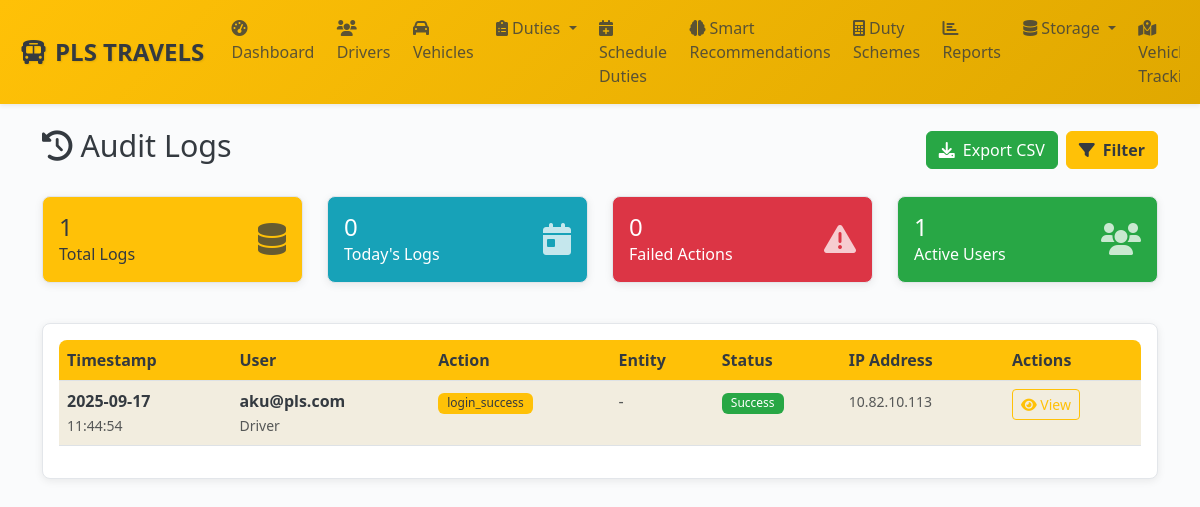
Page /admin/audit-logs (signed in) on the earlier database version.
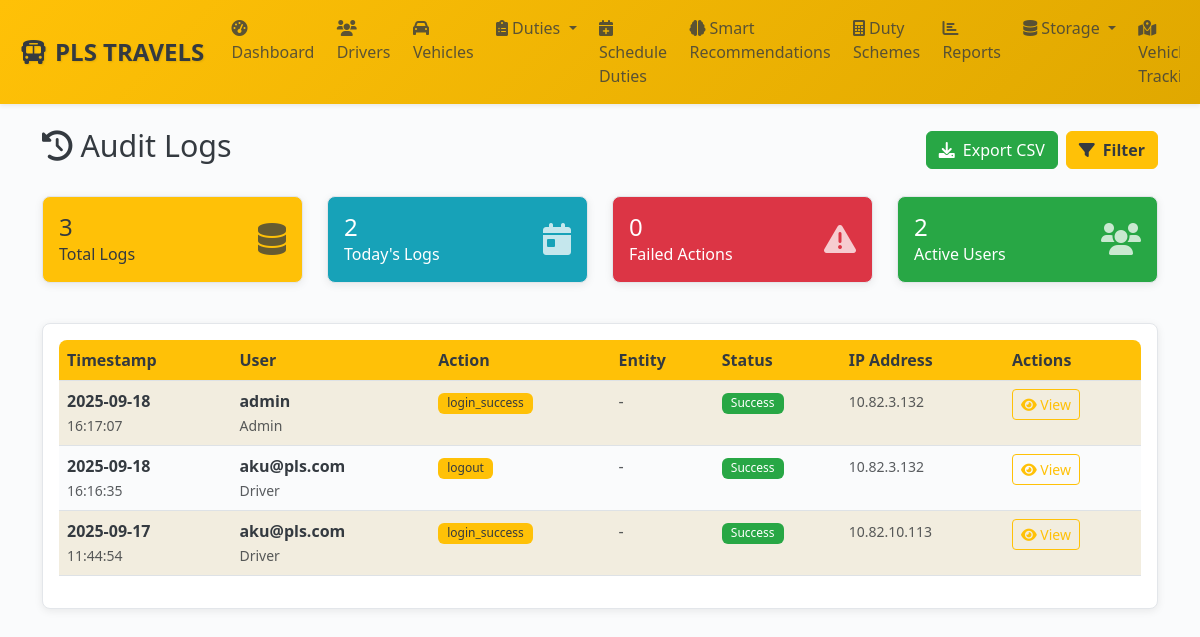
Same page on the later database version.
### models.py (models this page shows, shortened)
class AuditLog(db.Model):
    __tablename__ = 'audit_logs'
    id = db.Column(db.Integer, primary_key=True)
    user_id = db.Column(db.Integer, db.ForeignKey('users.id'), nullable=False, index=True)
    session_id = db.Column(db.String(100))
    action = db.Column(db.String(100), nullable=False, index=True)
    entity_type = db.Column(db.String(50), index=True)
    entity_id = db.Column(db.Integer)
    entity_uuid = db.Column(db.String(36))
    old_values = db.Column(db.Text)  # JSON
    new_values = db.Column(db.Text)  # JSON
    changed_fields = db.Column(db.Text)  # JSON array
    ip_address = db.Column(db.String(45))
    user_agent = db.Column(db.String(500))
    request_url = db.Column(db.String(500))
    request_method = db.Column(db.String(10))
    success = db.Column(db.Boolean, default=True)
    error_message = db.Column(db.Text)
    execution_time = db.Column(db.Float)  # milliseconds
    created_at = db.Column(db.DateTime, default=get_ist_time_naive, index=True)
    user = db.relationship('User', backref='audit_logs')
    __table_args__ = (
        Index('idx_audit_date_user', 'created_at', 'user_id'),
        Index('idx_audit_entity', 'entity_type', 'entity_id'),
    )

class User(UserMixin, db.Model):
    __tablename__ = 'users'
    id = db.Column(db.Integer, primary_key=True)
    uuid = db.Column(db.String(36), unique=True, nullable=False, default=lambda: str(uuid.uuid4()))
    username = db.Column(db.String(64), unique=True, nullable=False, index=True)
    email = db.Column(db.String(120), unique=True, nullable=False, index=True)
    password_hash = db.Column(db.String(256), nullable=False)
    role = db.Column(db.Enum(UserRole), nullable=False, default=UserRole.DRIVER, index=True)
    status = db.Column(db.Enum(UserStatus), nullable=False, default=UserStatus.ACTIVE, index=True)
    first_name = db.Column(db.String(50))
    last_name = db.Column(db.String(50))
    phone = db.Column(db.String(20), unique=True, index=True)
    whatsapp_number = db.Column(db.String(20), index=True)  # Dedicated WhatsApp number
    profile_picture = db.Column(db.String(255))
    last_login = db.Column(db.DateTime)
    login_count = db.Column(db.Integer, default=0)
    failed_login_attempts = db.Column(db.Integer, default=0)
    password_changed_at = db.Column(db.DateTime, default=get_ist_time_naive)
    two_factor_enabled = db.Column(db.Boolean, default=False)
    reset_token = db.Column(db.String(6))
    reset_token_expiry = db.Column(db.DateTime)
    last_latitude = db.Column(db.Float)
    last_longitude = db.Column(db.Float)
    last_location_update = db.Column(db.DateTime)
    fcm_token = db.Column(db.String(512))  # FCM tokens can be quite long
    fcm_token_updated = db.Column(db.DateTime)
    created_at = db.Column(db.DateTime, default=get_ist_time_naive, nullable=False)
    updated_at = db.Column(db.DateTime, default=get_ist_time_naive, onupdate=get_ist_time_naive)
    created_by = db.Column(db.Integer, db.ForeignKey('users.id'))
    driver_profile = db.relationship('Driver', foreign_keys='Driver.user_id', backref='user', uselist=False, cascade='all, delete-orphan')
    managed_branches = db.relationship('Branch',
                                     secondary=manager_branches,
                                     primaryjoin='User.id == manager_branches.c.manager_id',
                                     secondaryjoin='Branch.id == manager_branches.c.branch_id',
                                     backref='managers')

### admin_routes.py (the view, shortened to what this page needs)
@admin_bp.route('/audit-logs')
@login_required
@admin_required
def audit_logs():
    page = request.args.get('page', 1, type=int)
    per_page = request.args.get('per_page', 50, type=int)
    user_filter = request.args.get('user', '', type=int)
    action_filter = request.args.get('action', '')
    entity_type_filter = request.args.get('entity_type', '')
    date_from = request.args.get('date_from', '')
    date_to = request.args.get('date_to', '')
    search_term = request.args.get('search', '')
    success_filter = request.args.get('success', '')
    query = AuditLog.query.join(User, AuditLog.user_id == User.id)
    if user_filter:
        query = query.filter(AuditLog.user_id == user_filter)
    if action_filter:
        query = query.filter(AuditLog.action.ilike(f'%{action_filter}%'))
    if entity_type_filter:
        query = query.filter(AuditLog.entity_type == entity_type_filter)
    if date_from:
        try:
            from_date = datetime.strptime(date_from, '%Y-%m-%d')
            query = query.filter(AuditLog.created_at >= from_date)
        except ValueError:
            pass
    if success_filter:
        success_bool = success_filter.lower() == 'true'
        query = query.filter(AuditLog.success == success_bool)
    audit_logs = query.order_by(desc(AuditLog.created_at)).paginate(
        page=page, per_page=per_page, error_out=False
    )
    users = User.query.filter(User.role.in_([UserRole.ADMIN, UserRole.MANAGER])).all()
    actions = db.session.query(AuditLog.action).distinct().order_by(AuditLog.action).all()
    entity_types = db.session.query(AuditLog.entity_type).distinct().filter(
        AuditLog.entity_type.isnot(None)
    ).order_by(AuditLog.entity_type).all()
    stats = {
        'total_logs': AuditLog.query.count(),
        'today_logs': AuditLog.query.filter(
            AuditLog.created_at >= datetime.now().date()
        ).count(),
        'failed_actions': AuditLog.query.filter(AuditLog.success == False).count(),
        'unique_users': db.session.query(AuditLog.user_id).distinct().count()
    }
    return render_template('admin/audit_logs.html',
                         audit_logs=audit_logs,
                         users=users,
                         actions=[a[0] for a in actions],
                         entity_types=[e[0] for e in entity_types],
                         user_filter=user_filter,
                         action_filter=action_filter,
                         entity_type_filter=entity_type_filter,
                         date_from=date_from,
                         date_to=date_to,
                         search_term=search_term,
                         success_filter=success_filter,
                         per_page=per_page,
                         stats=stats)

### templates/admin/audit_logs.html (shortened to what this page needs)
{% extends "base.html" %}
{% block content %}
<div class="d-flex justify-content-between align-items-center mb-4">
    <h2><i class="fas fa-history me-2"></i>Audit Logs</h2>
    <div class="d-flex gap-2">
        <a href="{{ url_for('admin.export_audit_logs', **request.args) }}" class="btn btn-success">
            <i class="fas fa-download me-2"></i>Export CSV
        </a>
        <button class="btn btn-primary" data-bs-toggle="modal" data-bs-target="#filterModal">
            <i class="fas fa-filter me-2"></i>Filter
        </button>
    </div>
</div>
<div class="row mb-4">
    <div class="col-md-3 col-sm-6 mb-3">
        <div class="card bg-primary text-white">
            <div class="card-body">
                <div class="d-flex justify-content-between">
                    <div>
                        <h4 class="mb-0">{{ "{:,}".format(stats.total_logs) }}</h4>
                        <p class="mb-0">Total Logs</p>
                    </div>
                    <div class="align-self-center">
                        <i class="fas fa-database fa-2x opacity-75"></i>
                    </div>
                </div>
            </div>
        </div>
    </div>
    <div class="col-md-3 col-sm-6 mb-3">
        <div class="card bg-info text-white">
            <div class="card-body">
                <div class="d-flex justify-content-between">
                    <div>
                        <h4 class="mb-0">{{ "{:,}".format(stats.today_logs) }}</h4>
                        <p class="mb-0">Today's Logs</p>
                    </div>
                    <div class="align-self-center">
                        <i class="fas fa-calendar-day fa-2x opacity-75"></i>
                    </div>
                </div>
            </div>
        </div>
    </div>
    <div class="col-md-3 col-sm-6 mb-3">
        <div class="card bg-danger text-white">
            <div class="card-body">
                <div class="d-flex justify-content-between">
                    <div>
                        <h4 class="mb-0">{{ "{:,}".format(stats.failed_actions) }}</h4>
                        <p class="mb-0">Failed Actions</p>
                    </div>
                    <div class="align-self-center">
                        <i class="fas fa-exclamation-triangle fa-2x opacity-75"></i>
                    </div>
                </div>
            </div>
        </div>
    </div>
    <div class="col-md-3 col-sm-6 mb-3">
        <div class="card bg-success text-white">
            <div class="card-body">
                <div class="d-flex justify-content-between">
                    <div>
                        <h4 class="mb-0">{{ "{:,}".format(stats.unique_users) }}</h4>
                        <p class="mb-0">Active Users</p>
                    </div>
                    <div class="align-self-center">
                        <i class="fas fa-users fa-2x opacity-75"></i>
                    </div>
                </div>
            </div>
        </div>
    </div>
</div>
<div class="card">
    <div class="card-body">
        {% if audit_logs.items %}
        <div class="table-responsive">
            <table class="table table-striped table-hover">
                <thead>
                    <tr>
                        <th>Timestamp</th>
                        <th>User</th>
                        <th>Action</th>
                        <th>Entity</th>
                        <th>Status</th>
                        <th>IP Address</th>
                        <th>Actions</th>
                    </tr>
                </thead>
                <tbody>
                    {% for log in audit_logs.items %}
                    <tr class="{% if not log.success %}table-danger{% endif %}">
                        <td>
                            <div>
                                <strong>{{ log.created_at.strftime('%Y-%m-%d') }}</strong><br>
                                <small class="text-muted">{{ log.created_at.strftime('%H:%M:%S') }}</small>
                            </div>
                        </td>
                        <td>
                            {% if log.user %}
                            <div>
                                <strong>{{ log.user.username }}</strong><br>
                                <small class="text-muted">{{ log.user.role.value.title() }}</small>
                            </div>
                            {% else %}
                            <span class="text-muted">Unknown User</span>
                            {% endif %}
                        </td>
                        <td>
                            <span class="badge bg-primary">{{ log.action }}</span>
                        </td>
                        <td>
                            {% if log.entity_type %}
                            <div>
                                <strong>{{ log.entity_type.title() }}</strong>
                                {% if log.entity_id %}
                                <br><small class="text-muted">ID: {{ log.entity_id }}</small>
                                {% endif %}
                            </div>
                            {% else %}
                            <span class="text-muted">-</span>
                            {% endif %}
                        </td>
                        <td>
                            {% if log.success %}
                                <span class="badge bg-success">Success</span>
                            {% else %}
                                <span class="badge bg-danger">Failed</span>
                            {% endif %}
                        </td>
                        <td>
                            <small class="text-muted">{{ log.ip_address or '-' }}</small>
                        </td>
                        <td>
                            <a href="{{ url_for('admin.view_audit_log', log_id=log.id) }}" class="btn btn-sm btn-outline-primary">
                                <i class="fas fa-eye"></i> View
                            </a>
                        </td>
                    </tr>
                    {% endfor %}
                </tbody>
            </table>
        </div>
        {% else %}
        <div class="text-center py-5">
            <i class="fas fa-history fa-3x text-muted mb-3"></i>
            <h5 class="text-muted">No audit logs found</h5>
            <p class="text-muted">Try adjusting your filters or check back later.</p>
        </div>
        {% endif %}
    </div>
</div>
{% endblock %}

Differences in the rows shown:
added AuditLog: created_at "2025-09-18", created_at "16:17:07", user.username "admin", user.role.value "Admin", action "login_success", success "Success", ip_address "10.82.3.132"
added AuditLog: created_at "2025-09-18", created_at "16:16:35", user.username "aku@pls.com", user.role.value "Driver", action "logout", success "Success", ip_address "10.82.3.132"
Other differences:
{{ "{:,}".format(stats.total_logs) }}: "1" → "3"
{{ "{:,}".format(stats.today_logs) }}: "0" → "2"
{{ "{:,}".format(stats.unique_users) }}: "1" → "2"
